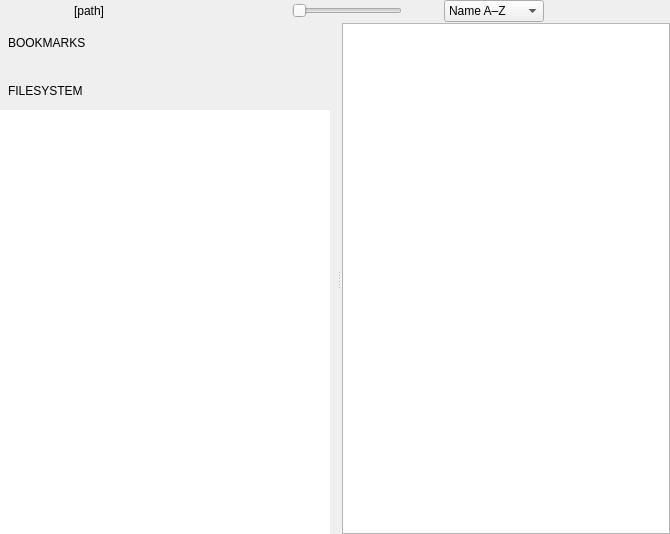
<?xml version="1.0" encoding="UTF-8"?>
<ui version="4.0">
 <class>FolderView</class>
 <widget class="QWidget" name="FolderView">
  <property name="geometry">
   <rect>
    <x>0</x>
    <y>0</y>
    <width>670</width>
    <height>534</height>
   </rect>
  </property>
  <property name="focusPolicy">
   <enum>Qt::StrongFocus</enum>
  </property>
  <property name="windowTitle">
   <string>Form</string>
  </property>
  <layout class="QVBoxLayout" name="verticalLayout">
   <property name="spacing">
    <number>0</number>
   </property>
   <property name="leftMargin">
    <number>0</number>
   </property>
   <property name="topMargin">
    <number>0</number>
   </property>
   <property name="rightMargin">
    <number>0</number>
   </property>
   <property name="bottomMargin">
    <number>0</number>
   </property>
   <item>
    <widget class="QWidget" name="topBar" native="true">
     <property name="sizePolicy">
      <sizepolicy hsizetype="Preferred" vsizetype="Fixed">
       <horstretch>0</horstretch>
       <verstretch>0</verstretch>
      </sizepolicy>
     </property>
     <property name="styleClass" stdset="0">
      <string notr="true">FolderViewTopBar</string>
     </property>
     <layout class="QHBoxLayout" name="horizontalLayout_5">
      <property name="spacing">
       <number>0</number>
      </property>
      <property name="leftMargin">
       <number>0</number>
      </property>
      <property name="topMargin">
       <number>0</number>
      </property>
      <property name="rightMargin">
       <number>0</number>
      </property>
      <property name="bottomMargin">
       <number>0</number>
      </property>
      <item>
       <widget class="ActionButton" name="togglePlacesPanelButton" native="true">
        <property name="sizePolicy">
         <sizepolicy hsizetype="Fixed" vsizetype="Expanding">
          <horstretch>0</horstretch>
          <verstretch>0</verstretch>
         </sizepolicy>
        </property>
        <property name="minimumSize">
         <size>
          <width>40</width>
          <height>0</height>
         </size>
        </property>
        <property name="maximumSize">
         <size>
          <width>40</width>
          <height>16777215</height>
         </size>
        </property>
        <property name="styleClass" stdset="0">
         <string notr="true">CheckableButtonLE</string>
        </property>
       </widget>
      </item>
      <item>
       <widget class="QWidget" name="pathBar" native="true">
        <property name="sizePolicy">
         <sizepolicy hsizetype="Minimum" vsizetype="Expanding">
          <horstretch>0</horstretch>
          <verstretch>0</verstretch>
         </sizepolicy>
        </property>
        <property name="styleClass" stdset="0">
         <string notr="true">PathBar</string>
        </property>
        <layout class="QHBoxLayout" name="horizontalLayout">
         <property name="spacing">
          <number>0</number>
         </property>
         <property name="leftMargin">
          <number>0</number>
         </property>
         <property name="topMargin">
          <number>0</number>
         </property>
         <property name="rightMargin">
          <number>0</number>
         </property>
         <property name="bottomMargin">
          <number>0</number>
         </property>
         <item>
          <widget class="ActionButton" name="upButton" native="true">
           <property name="sizePolicy">
            <sizepolicy hsizetype="Fixed" vsizetype="Expanding">
             <horstretch>0</horstretch>
             <verstretch>0</verstretch>
            </sizepolicy>
           </property>
           <property name="minimumSize">
            <size>
             <width>34</width>
             <height>0</height>
            </size>
           </property>
           <property name="maximumSize">
            <size>
             <width>34</width>
             <height>16777215</height>
            </size>
           </property>
           <property name="styleClass" stdset="0">
            <string notr="true">PathBarButton</string>
           </property>
          </widget>
         </item>
         <item>
          <widget class="QLabel" name="pathLabel">
           <property name="cursor">
            <cursorShape>IBeamCursor</cursorShape>
           </property>
           <property name="text">
            <string>[path]</string>
           </property>
          </widget>
         </item>
        </layout>
       </widget>
      </item>
      <item>
       <spacer name="pathbarSpacer">
        <property name="orientation">
         <enum>Qt::Horizontal</enum>
        </property>
        <property name="sizeType">
         <enum>QSizePolicy::MinimumExpanding</enum>
        </property>
        <property name="sizeHint" stdset="0">
         <size>
          <width>0</width>
          <height>20</height>
         </size>
        </property>
       </spacer>
      </item>
      <item>
       <widget class="QSlider" name="zoomSlider">
        <property name="sizePolicy">
         <sizepolicy hsizetype="Fixed" vsizetype="Fixed">
          <horstretch>0</horstretch>
          <verstretch>0</verstretch>
         </sizepolicy>
        </property>
        <property name="minimumSize">
         <size>
          <width>110</width>
          <height>0</height>
         </size>
        </property>
        <property name="maximumSize">
         <size>
          <width>110</width>
          <height>16777215</height>
         </size>
        </property>
        <property name="focusPolicy">
         <enum>Qt::NoFocus</enum>
        </property>
        <property name="contextMenuPolicy">
         <enum>Qt::NoContextMenu</enum>
        </property>
        <property name="styleClass" stdset="0">
         <string notr="true">FolderViewSlider</string>
        </property>
        <property name="orientation">
         <enum>Qt::Horizontal</enum>
        </property>
        <property name="tickPosition">
         <enum>QSlider::NoTicks</enum>
        </property>
       </widget>
      </item>
      <item>
       <spacer name="zoomSliderSpacer">
        <property name="orientation">
         <enum>Qt::Horizontal</enum>
        </property>
        <property name="sizeType">
         <enum>QSizePolicy::Fixed</enum>
        </property>
        <property name="sizeHint" stdset="0">
         <size>
          <width>3</width>
          <height>20</height>
         </size>
        </property>
       </spacer>
      </item>
      <item>
       <widget class="IconButton" name="optionsPopupButton" native="true">
        <property name="sizePolicy">
         <sizepolicy hsizetype="Fixed" vsizetype="Expanding">
          <horstretch>0</horstretch>
          <verstretch>0</verstretch>
         </sizepolicy>
        </property>
        <property name="minimumSize">
         <size>
          <width>38</width>
          <height>0</height>
         </size>
        </property>
        <property name="maximumSize">
         <size>
          <width>38</width>
          <height>16777215</height>
         </size>
        </property>
        <property name="styleClass" stdset="0">
         <string notr="true">CheckableButton</string>
        </property>
       </widget>
      </item>
      <item>
       <spacer name="horizontalSpacer_3">
        <property name="orientation">
         <enum>Qt::Horizontal</enum>
        </property>
        <property name="sizeType">
         <enum>QSizePolicy::Maximum</enum>
        </property>
        <property name="sizeHint" stdset="0">
         <size>
          <width>1</width>
          <height>20</height>
         </size>
        </property>
       </spacer>
      </item>
      <item>
       <widget class="StyledComboBox" name="sortingComboBox">
        <property name="sizePolicy">
         <sizepolicy hsizetype="Preferred" vsizetype="MinimumExpanding">
          <horstretch>0</horstretch>
          <verstretch>0</verstretch>
         </sizepolicy>
        </property>
        <property name="contextMenuPolicy">
         <enum>Qt::NoContextMenu</enum>
        </property>
        <property name="styleClass" stdset="0">
         <string notr="true">PanelComboBox</string>
        </property>
        <property name="frame">
         <bool>true</bool>
        </property>
        <item>
         <property name="text">
          <string>Name A–Z</string>
         </property>
        </item>
        <item>
         <property name="text">
          <string>Name Z–A</string>
         </property>
        </item>
        <item>
         <property name="text">
          <string>Smallest first</string>
         </property>
        </item>
        <item>
         <property name="text">
          <string>Largest first</string>
         </property>
        </item>
        <item>
         <property name="text">
          <string>Oldest first</string>
         </property>
        </item>
        <item>
         <property name="text">
          <string>Newest first</string>
         </property>
        </item>
       </widget>
      </item>
      <item>
       <spacer name="horizontalSpacer_2">
        <property name="orientation">
         <enum>Qt::Horizontal</enum>
        </property>
        <property name="sizeType">
         <enum>QSizePolicy::Fixed</enum>
        </property>
        <property name="sizeHint" stdset="0">
         <size>
          <width>8</width>
          <height>20</height>
         </size>
        </property>
       </spacer>
      </item>
      <item>
       <widget class="ActionButton" name="docViewButton" native="true">
        <property name="sizePolicy">
         <sizepolicy hsizetype="Fixed" vsizetype="Expanding">
          <horstretch>0</horstretch>
          <verstretch>0</verstretch>
         </sizepolicy>
        </property>
        <property name="minimumSize">
         <size>
          <width>38</width>
          <height>0</height>
         </size>
        </property>
        <property name="maximumSize">
         <size>
          <width>38</width>
          <height>16777215</height>
         </size>
        </property>
        <property name="styleClass" stdset="0">
         <string notr="true">PanelButton</string>
        </property>
       </widget>
      </item>
      <item>
       <widget class="ActionButton" name="settingsButton" native="true">
        <property name="sizePolicy">
         <sizepolicy hsizetype="Fixed" vsizetype="Expanding">
          <horstretch>0</horstretch>
          <verstretch>0</verstretch>
         </sizepolicy>
        </property>
        <property name="minimumSize">
         <size>
          <width>38</width>
          <height>0</height>
         </size>
        </property>
        <property name="maximumSize">
         <size>
          <width>38</width>
          <height>16777215</height>
         </size>
        </property>
        <property name="styleClass" stdset="0">
         <string notr="true">PanelButton</string>
        </property>
       </widget>
      </item>
      <item>
       <spacer name="panelRightEdgeSpacer">
        <property name="orientation">
         <enum>Qt::Horizontal</enum>
        </property>
        <property name="sizeType">
         <enum>QSizePolicy::Fixed</enum>
        </property>
        <property name="sizeHint" stdset="0">
         <size>
          <width>2</width>
          <height>20</height>
         </size>
        </property>
       </spacer>
      </item>
      <item>
       <widget class="ActionButton" name="exitButton" native="true">
        <property name="sizePolicy">
         <sizepolicy hsizetype="Fixed" vsizetype="Expanding">
          <horstretch>0</horstretch>
          <verstretch>0</verstretch>
         </sizepolicy>
        </property>
        <property name="minimumSize">
         <size>
          <width>40</width>
          <height>0</height>
         </size>
        </property>
        <property name="maximumSize">
         <size>
          <width>40</width>
          <height>16777215</height>
         </size>
        </property>
        <property name="styleClass" stdset="0">
         <string notr="true">PanelButtonRE</string>
        </property>
       </widget>
      </item>
     </layout>
    </widget>
   </item>
   <item>
    <widget class="QWidget" name="contentsWidget" native="true">
     <property name="sizePolicy">
      <sizepolicy hsizetype="MinimumExpanding" vsizetype="MinimumExpanding">
       <horstretch>0</horstretch>
       <verstretch>0</verstretch>
      </sizepolicy>
     </property>
     <property name="styleClass" stdset="0">
      <string notr="true">FolderViewContents</string>
     </property>
     <layout class="QHBoxLayout" name="horizontalLayout_7">
      <property name="spacing">
       <number>0</number>
      </property>
      <property name="leftMargin">
       <number>0</number>
      </property>
      <property name="topMargin">
       <number>1</number>
      </property>
      <property name="rightMargin">
       <number>0</number>
      </property>
      <property name="bottomMargin">
       <number>0</number>
      </property>
      <item>
       <widget class="QSplitter" name="splitter">
        <property name="styleClass" stdset="0">
         <string notr="true">FolderViewSplitter</string>
        </property>
        <property name="orientation">
         <enum>Qt::Horizontal</enum>
        </property>
        <property name="handleWidth">
         <number>6</number>
        </property>
        <property name="childrenCollapsible">
         <bool>false</bool>
        </property>
        <widget class="QWidget" name="placesPanel" native="true">
         <property name="sizePolicy">
          <sizepolicy hsizetype="Preferred" vsizetype="Preferred">
           <horstretch>0</horstretch>
           <verstretch>0</verstretch>
          </sizepolicy>
         </property>
         <property name="minimumSize">
          <size>
           <width>260</width>
           <height>0</height>
          </size>
         </property>
         <property name="styleClass" stdset="0">
          <string notr="true">PlacesPanel</string>
         </property>
         <layout class="QVBoxLayout" name="verticalLayout_2">
          <property name="spacing">
           <number>6</number>
          </property>
          <property name="sizeConstraint">
           <enum>QLayout::SetDefaultConstraint</enum>
          </property>
          <property name="leftMargin">
           <number>0</number>
          </property>
          <property name="topMargin">
           <number>7</number>
          </property>
          <property name="rightMargin">
           <number>6</number>
          </property>
          <property name="bottomMargin">
           <number>0</number>
          </property>
          <item>
           <layout class="QHBoxLayout" name="horizontalLayout_3">
            <property name="spacing">
             <number>16</number>
            </property>
            <property name="leftMargin">
             <number>8</number>
            </property>
            <property name="topMargin">
             <number>0</number>
            </property>
            <property name="rightMargin">
             <number>5</number>
            </property>
            <property name="bottomMargin">
             <number>0</number>
            </property>
            <item>
             <widget class="ClickableLabel" name="bookmarksLabel">
              <property name="sizePolicy">
               <sizepolicy hsizetype="MinimumExpanding" vsizetype="Preferred">
                <horstretch>0</horstretch>
                <verstretch>0</verstretch>
               </sizepolicy>
              </property>
              <property name="cursor">
               <cursorShape>PointingHandCursor</cursorShape>
              </property>
              <property name="mouseTracking">
               <bool>true</bool>
              </property>
              <property name="styleClass" stdset="0">
               <string notr="true">PanelSectionHeader</string>
              </property>
              <property name="text">
               <string>BOOKMARKS</string>
              </property>
             </widget>
            </item>
            <item>
             <widget class="IconButton" name="newBookmarkButton" native="true">
              <property name="minimumSize">
               <size>
                <width>26</width>
                <height>26</height>
               </size>
              </property>
              <property name="maximumSize">
               <size>
                <width>26</width>
                <height>26</height>
               </size>
              </property>
              <property name="styleClass" stdset="0">
               <string notr="true">PlacesPanelButton</string>
              </property>
             </widget>
            </item>
           </layout>
          </item>
          <item>
           <widget class="BookmarksWidget" name="bookmarksWidget" native="true"/>
          </item>
          <item>
           <spacer name="placesPanelSpacer">
            <property name="orientation">
             <enum>Qt::Vertical</enum>
            </property>
            <property name="sizeType">
             <enum>QSizePolicy::Fixed</enum>
            </property>
            <property name="sizeHint" stdset="0">
             <size>
              <width>20</width>
              <height>10</height>
             </size>
            </property>
           </spacer>
          </item>
          <item>
           <layout class="QHBoxLayout" name="horizontalLayout_6">
            <property name="spacing">
             <number>16</number>
            </property>
            <property name="leftMargin">
             <number>8</number>
            </property>
            <property name="topMargin">
             <number>0</number>
            </property>
            <property name="rightMargin">
             <number>5</number>
            </property>
            <property name="bottomMargin">
             <number>0</number>
            </property>
            <item>
             <widget class="ClickableLabel" name="directoriesLabel">
              <property name="sizePolicy">
               <sizepolicy hsizetype="MinimumExpanding" vsizetype="Preferred">
                <horstretch>0</horstretch>
                <verstretch>0</verstretch>
               </sizepolicy>
              </property>
              <property name="cursor">
               <cursorShape>PointingHandCursor</cursorShape>
              </property>
              <property name="mouseTracking">
               <bool>true</bool>
              </property>
              <property name="styleClass" stdset="0">
               <string notr="true">PanelSectionHeader</string>
              </property>
              <property name="text">
               <string>FILESYSTEM</string>
              </property>
             </widget>
            </item>
            <item>
             <layout class="QHBoxLayout" name="horizontalLayout_8">
              <property name="spacing">
               <number>0</number>
              </property>
              <property name="leftMargin">
               <number>0</number>
              </property>
              <item>
               <widget class="IconButton" name="rootButton" native="true">
                <property name="minimumSize">
                 <size>
                  <width>26</width>
                  <height>26</height>
                 </size>
                </property>
                <property name="maximumSize">
                 <size>
                  <width>26</width>
                  <height>26</height>
                 </size>
                </property>
                <property name="styleClass" stdset="0">
                 <string notr="true">PlacesPanelButton</string>
                </property>
               </widget>
              </item>
              <item>
               <widget class="IconButton" name="homeButton" native="true">
                <property name="minimumSize">
                 <size>
                  <width>26</width>
                  <height>26</height>
                 </size>
                </property>
                <property name="maximumSize">
                 <size>
                  <width>26</width>
                  <height>26</height>
                 </size>
                </property>
                <property name="styleClass" stdset="0">
                 <string notr="true">PlacesPanelButton</string>
                </property>
               </widget>
              </item>
             </layout>
            </item>
           </layout>
          </item>
          <item>
           <widget class="TreeViewCustom" name="dirTreeView">
            <property name="sizePolicy">
             <sizepolicy hsizetype="Preferred" vsizetype="Expanding">
              <horstretch>0</horstretch>
              <verstretch>2</verstretch>
             </sizepolicy>
            </property>
            <property name="minimumSize">
             <size>
              <width>1</width>
              <height>1</height>
             </size>
            </property>
            <property name="frameShape">
             <enum>QFrame::NoFrame</enum>
            </property>
            <property name="verticalScrollBarPolicy">
             <enum>Qt::ScrollBarAsNeeded</enum>
            </property>
            <property name="horizontalScrollBarPolicy">
             <enum>Qt::ScrollBarAlwaysOff</enum>
            </property>
            <property name="uniformRowHeights">
             <bool>true</bool>
            </property>
            <property name="animated">
             <bool>false</bool>
            </property>
            <property name="headerHidden">
             <bool>true</bool>
            </property>
            <property name="expandsOnDoubleClick">
             <bool>true</bool>
            </property>
            <attribute name="headerVisible">
             <bool>false</bool>
            </attribute>
           </widget>
          </item>
          <item>
           <spacer name="verticalSpacer">
            <property name="orientation">
             <enum>Qt::Vertical</enum>
            </property>
            <property name="sizeType">
             <enum>QSizePolicy::MinimumExpanding</enum>
            </property>
            <property name="sizeHint" stdset="0">
             <size>
              <width>20</width>
              <height>0</height>
             </size>
            </property>
           </spacer>
          </item>
         </layout>
        </widget>
        <widget class="QWidget" name="thumbnailGridHolder" native="true">
         <layout class="QHBoxLayout" name="horizontalLayout_2">
          <property name="spacing">
           <number>0</number>
          </property>
          <property name="leftMargin">
           <number>0</number>
          </property>
          <property name="topMargin">
           <number>0</number>
          </property>
          <property name="rightMargin">
           <number>0</number>
          </property>
          <property name="bottomMargin">
           <number>0</number>
          </property>
          <item>
           <widget class="FolderGridView" name="thumbnailGrid">
            <property name="minimumSize">
             <size>
              <width>200</width>
              <height>0</height>
             </size>
            </property>
           </widget>
          </item>
         </layout>
        </widget>
       </widget>
      </item>
     </layout>
    </widget>
   </item>
  </layout>
 </widget>
 <customwidgets>
  <customwidget>
   <class>ClickableLabel</class>
   <extends>QLabel</extends>
   <header>gui/customwidgets/clickablelabel.h</header>
   <slots>
    <signal>clicked()</signal>
   </slots>
  </customwidget>
  <customwidget>
   <class>StyledComboBox</class>
   <extends>QComboBox</extends>
   <header>gui/customwidgets/styledcombobox.h</header>
  </customwidget>
  <customwidget>
   <class>ActionButton</class>
   <extends>QWidget</extends>
   <header>gui/customwidgets/actionbutton.h</header>
   <container>1</container>
  </customwidget>
  <customwidget>
   <class>FolderGridView</class>
   <extends>QGraphicsView</extends>
   <header>gui/folderview/foldergridview.h</header>
  </customwidget>
  <customwidget>
   <class>TreeViewCustom</class>
   <extends>QTreeView</extends>
   <header>gui/folderview/treeviewcustom.h</header>
  </customwidget>
  <customwidget>
   <class>BookmarksWidget</class>
   <extends>QWidget</extends>
   <header>gui/folderview/bookmarkswidget.h</header>
   <container>1</container>
  </customwidget>
  <customwidget>
   <class>IconButton</class>
   <extends>QWidget</extends>
   <header>gui/customwidgets/iconbutton.h</header>
   <container>1</container>
  </customwidget>
 </customwidgets>
 <resources/>
 <connections>
  <connection>
   <sender>bookmarksLabel</sender>
   <signal>clicked()</signal>
   <receiver>FolderView</receiver>
   <slot>toggleBookmarks()</slot>
   <hints>
    <hint type="sourcelabel">
     <x>54</x>
     <y>58</y>
    </hint>
    <hint type="destinationlabel">
     <x>-5</x>
     <y>63</y>
    </hint>
   </hints>
  </connection>
  <connection>
   <sender>directoriesLabel</sender>
   <signal>clicked()</signal>
   <receiver>FolderView</receiver>
   <slot>toggleFilesystemView()</slot>
   <hints>
    <hint type="sourcelabel">
     <x>44</x>
     <y>234</y>
    </hint>
    <hint type="destinationlabel">
     <x>-10</x>
     <y>166</y>
    </hint>
   </hints>
  </connection>
  <connection>
   <sender>dirTreeView</sender>
   <signal>clicked(QModelIndex)</signal>
   <receiver>FolderView</receiver>
   <slot>onTreeViewClicked(QModelIndex)</slot>
   <hints>
    <hint type="sourcelabel">
     <x>106</x>
     <y>298</y>
    </hint>
    <hint type="destinationlabel">
     <x>11</x>
     <y>39</y>
    </hint>
   </hints>
  </connection>
 </connections>
 <slots>
  <slot>onTreeViewClicked(QModelIndex)</slot>
  <slot>toggleBookmarks()</slot>
  <slot>toggleFilesystemView()</slot>
 </slots>
</ui>
